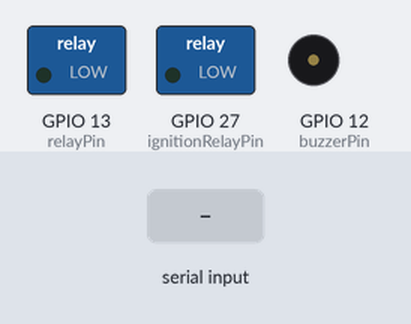
The sketch below on a simulated ESP32. On the bench: switched loads named in the sketch (green lamp = pin HIGH), buzzer (waves = sounding, pin HIGH). Inputs (shaded band) come from the test bench. WiFi joins after 1.5 s; servers stay silent unless stated; uploads are accepted with an empty reply; what the sketch prints to the serial monitor is not drawn.

Above: at 7.0 s.
7.1 s: "START\n" received over Serial
At 8.7 s:
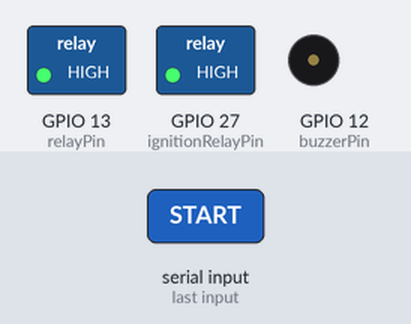
9.0 s: "STOP\n" received over Serial
At 10.5 s:
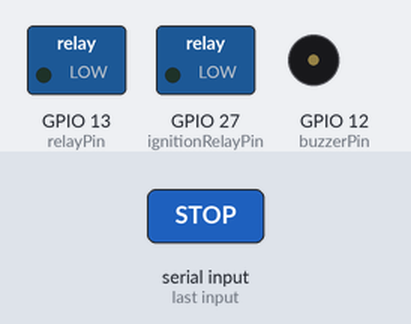
Timing chart, 0 to 12.0 s (numbered marks = the images above; inputs shaded):
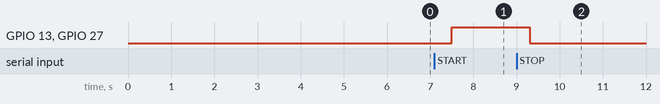

Measured:
- after the input at 7.1 s, GPIO 13 (relayPin), GPIO 27 (ignitionRelayPin): LOW → HIGH after 0.40 s
- after the input at 9.0 s, GPIO 13 (relayPin), GPIO 27 (ignitionRelayPin): HIGH → LOW after 0.31 s

The sketch:

QUICK_CONNECTION_FIX.ino
```cpp
// ═══════════════════════════════════════════════════════════════════════════
// VIGILERT QUICK CONNECTION FIX
// ═══════════════════════════════════════════════════════════════════════════
// ✅ Minimal code to restore motorcycle dashboard connection
// ✅ Based on your exact working configuration
// ✅ No safety features - just connection restoration
// ✅ Upload this first to verify connection, then upgrade to safety version
// ═══════════════════════════════════════════════════════════════════════════

#include <WiFi.h>
#include <HTTPClient.h>
#include <ArduinoJson.h>

// WiFi Configuration
const char* ssid = "DPWH";
const char* password = "12345678900";

// Firebase Configuration
const String firebaseHost = "https://vigilance-shield-default-rtdb.firebaseio.com";
const String userUID = "MnzBjTBslZNijOkq732PE91hHa23";

// Firebase Paths - EXACT SAME AS YOUR WORKING VERSION
const String devicePath = "/helmet_public/" + userUID + "/devices/motorcycle.json";
const String buttonPath = "/" + userUID + "/engineControl/startButton.json";

// Pin Assignments
const int relayPin = 13;
const int ignitionRelayPin = 27;
const int buzzerPin = 12;

// Core States
bool engineRunning = false;
bool engineAllowed = false;

// Timing
const unsigned long HEARTBEAT_INTERVAL = 500;
const unsigned long BUTTON_CHECK_INTERVAL = 200;
unsigned long lastHeartbeat = 0;
unsigned long lastButtonCheck = 0;

// HTTP client
HTTPClient http;

void setup() {
  Serial.begin(115200);
  delay(500);

  Serial.println("\n╔════════════════════════════════════════════════════════════╗");
  Serial.println("║           VIGILERT QUICK CONNECTION FIX                   ║");
  Serial.println("╠════════════════════════════════════════════════════════════╣");
  Serial.println("║ 🔗 Minimal code to restore dashboard connection           ║");
  Serial.println("║ ⚡ Based on your exact working configuration               ║");
  Serial.println("║ 🎯 Upload this first to verify connection works           ║");
  Serial.println("╚════════════════════════════════════════════════════════════╝\n");

  // Initialize pins
  pinMode(relayPin, OUTPUT);
  pinMode(ignitionRelayPin, OUTPUT);
  pinMode(buzzerPin, OUTPUT);

  // Initialize relays to BLOCK
  digitalWrite(relayPin, LOW);
  digitalWrite(ignitionRelayPin, LOW);

  engineRunning = false;
  engineAllowed = false;

  Serial.println("[SETUP] 🔒 Relays initialized to BLOCK");
  Serial.printf("[SETUP] Starter: GPIO %d = BLOCKED\n", relayPin);
  Serial.printf("[SETUP] Ignition: GPIO %d = BLOCKED\n", ignitionRelayPin);

  // Connect to WiFi
  connectToWiFi();

  if (WiFi.status() == WL_CONNECTED) {
    testFirebaseConnection();

    // Send immediate connection heartbeat
    for (int i = 0; i < 3; i++) {
      Serial.printf("Sending connection heartbeat %d/3...\n", i + 1);
      sendConnectionHeartbeat();
      delay(1000);
    }
  }

  Serial.println("\n🚀 QUICK CONNECTION FIX READY!");
  Serial.println("📋 Commands: START, STOP, STATUS, CONNECT");
  Serial.println("🖥️ Check dashboard - should show 'Motorcycle: Connected'\n");
}

void loop() {
  unsigned long currentTime = millis();

  // Check WiFi connection
  if (WiFi.status() != WL_CONNECTED) {
    Serial.println("⚠️ WiFi disconnected! Reconnecting...");
    connectToWiFi();
    return;
  }

  // Send heartbeat
  if (currentTime - lastHeartbeat >= HEARTBEAT_INTERVAL) {
    sendConnectionHeartbeat();
    lastHeartbeat = currentTime;
  }

  // Check dashboard button
  if (currentTime - lastButtonCheck >= BUTTON_CHECK_INTERVAL) {
    checkDashboardButton();
    lastButtonCheck = currentTime;
  }

  // Handle serial commands
  handleSerialCommands();

  yield();
}

void connectToWiFi() {
  Serial.println("[WIFI] Connecting to: " + String(ssid));
  WiFi.mode(WIFI_STA);
  WiFi.setAutoReconnect(true);
  WiFi.begin(ssid, password);

  int attempts = 0;
  while (WiFi.status() != WL_CONNECTED && attempts < 20) {
    delay(500);
    Serial.print(".");
    attempts++;
  }

  if (WiFi.status() == WL_CONNECTED) {
    Serial.println("\n[WIFI] ✅ Connected!");
    Serial.printf("[WIFI] IP: %s\n", WiFi.localIP().toString().c_str());
    Serial.printf("[WIFI] Signal: %d dBm\n", WiFi.RSSI());
  } else {
    Serial.println("\n[WIFI] ❌ Failed!");
  }
}

void testFirebaseConnection() {
  Serial.println("[FIREBASE] Testing connection...");

  http.begin(firebaseHost + devicePath);
  http.setTimeout(5000);

  int httpCode = http.GET();

  if (httpCode == 200 || httpCode == HTTP_CODE_OK) {
    Serial.println("[FIREBASE] ✅ Connection successful!");
  } else {
    Serial.printf("[FIREBASE] ⚠️ HTTP %d - %s\n", httpCode, http.errorToString(httpCode).c_str());
  }

  http.end();
}

void sendConnectionHeartbeat() {
  if (WiFi.status() != WL_CONNECTED) return;

  // Simple heartbeat - same structure as your working version
  StaticJsonDocument<400> doc;
  doc["status"] = "On";  // CRITICAL: Must be "On" for dashboard connection
  doc["lastHeartbeat"] = (uint64_t)(1700000000000ULL + millis());
  doc["timestamp"] = (uint64_t)(1700000000000ULL + millis());

  // Engine status
  doc["engineRunning"] = engineRunning;
  doc["engineAllowed"] = engineAllowed;
  doc["relayState"] = digitalRead(relayPin);
  doc["ignitionState"] = digitalRead(ignitionRelayPin);

  // System info
  doc["freeHeap"] = ESP.getFreeHeap();
  doc["wifiSignal"] = WiFi.RSSI();
  doc["uptime"] = millis();
  doc["ipAddress"] = WiFi.localIP().toString();

  // Connection info
  doc["connected"] = true;
  doc["deviceType"] = "motorcycle";
  doc["version"] = "quick_fix_v1.0";

  String payload;
  serializeJson(doc, payload);

  unsigned long startTime = millis();

  http.begin(firebaseHost + devicePath);
  http.addHeader("Content-Type", "application/json");
  http.setTimeout(3000);

  int httpCode = http.PUT(payload);
  unsigned long duration = millis() - startTime;

  if (httpCode == 200 || httpCode == HTTP_CODE_OK) {
    Serial.printf("[HEARTBEAT] ✅ %lums | Engine:%s | Connected:YES\n",
                  duration,
                  engineRunning ? "ON" : "OFF");
  } else {
    Serial.printf("[HEARTBEAT] ❌ HTTP %d (%lums)\n", httpCode, duration);
  }

  http.end();
}

void checkDashboardButton() {
  if (WiFi.status() != WL_CONNECTED) return;

  http.begin(firebaseHost + buttonPath);
  http.setTimeout(2000);

  int httpCode = http.GET();

  if (httpCode == 200 || httpCode == HTTP_CODE_OK) {
    String response = http.getString();
    bool buttonPressed = (response.indexOf("true") != -1);

    static bool lastButtonState = false;
    if (buttonPressed && !lastButtonState) {
      Serial.println("\n🖥️ DASHBOARD BUTTON PRESSED!");

      if (!engineRunning) {
        Serial.println("🚀 Starting engine via dashboard");
        startEngine();
      } else {
        Serial.println("🛑 Stopping engine via dashboard");
        stopEngine();
      }

      // Clear button
      http.end();
      http.begin(firebaseHost + buttonPath);
      http.addHeader("Content-Type", "application/json");
      http.setTimeout(2000);
      http.PUT("false");
      http.end();

      // Force immediate heartbeat
      sendConnectionHeartbeat();

      lastButtonState = true;
    } else if (!buttonPressed) {
      lastButtonState = false;
    }
  }

  http.end();
}

void startEngine() {
  Serial.println("\n✅ STARTING ENGINE");

  digitalWrite(ignitionRelayPin, HIGH);
  digitalWrite(relayPin, HIGH);

  engineRunning = true;
  engineAllowed = true;

  Serial.printf("✅ Starter Relay GPIO %d = ALLOW\n", relayPin);
  Serial.printf("✅ Ignition Relay GPIO %d = ALLOW\n", ignitionRelayPin);

  // Immediate heartbeat update
  sendConnectionHeartbeat();
}

void stopEngine() {
  Serial.println("\n🛑 STOPPING ENGINE");

  digitalWrite(ignitionRelayPin, LOW);
  digitalWrite(relayPin, LOW);

  engineRunning = false;
  engineAllowed = false;

  Serial.printf("🛑 Starter Relay GPIO %d = BLOCK\n", relayPin);
  Serial.printf("🛑 Ignition Relay GPIO %d = BLOCK\n", ignitionRelayPin);

  // Immediate heartbeat update
  sendConnectionHeartbeat();
}

void handleSerialCommands() {
  if (Serial.available()) {
    String cmd = Serial.readStringUntil('\n');
    cmd.trim();
    cmd.toUpperCase();

    if (cmd == "START") {
      startEngine();
    }
    else if (cmd == "STOP") {
      stopEngine();
    }
    else if (cmd == "STATUS") {
      printStatus();
    }
    else if (cmd == "CONNECT") {
      Serial.println("\n🔄 FORCING CONNECTION...");

      // Send multiple heartbeats
      for (int i = 0; i < 5; i++) {
        Serial.printf("Heartbeat %d/5...\n", i + 1);
        sendConnectionHeartbeat();
        delay(500);
      }

      Serial.println("✅ Connection attempt completed - check dashboard");
    }
  }
}

void printStatus() {
  Serial.println("\n━━━━━━━━━━━━━━━━━━━━━━━━━━━━━━━━━━━━━━━━━━━━━━━━━━━━━━━━━━━━━━━━━━━━━━━━━━━━━━━━━━━━━━━━━━━━━━━━━━━━");
  Serial.println("📊 VIGILERT QUICK CONNECTION FIX - STATUS");
  Serial.println("━━━━━━━━━━━━━━━━━━━━━━━━━━━━━━━━━━━━━━━━━━━━━━━━━━━━━━━━━━━━━━━━━━━━━━━━━━━━━━━━━━━━━━━━━━━━━━━━━━━━");

  // WiFi Status
  Serial.printf("📡 WiFi: %s\n", WiFi.status() == WL_CONNECTED ? "CONNECTED ✅" : "DISCONNECTED ❌");
  if (WiFi.status() == WL_CONNECTED) {
    Serial.printf("    IP: %s | Signal: %d dBm\n", WiFi.localIP().toString().c_str(), WiFi.RSSI());
  }

  // Engine Status
  Serial.println("\n🔒 ENGINE STATUS:");
  Serial.printf("Engine Running: %s\n", engineRunning ? "YES ✅" : "NO ❌");
  Serial.printf("Engine Allowed: %s\n", engineAllowed ? "YES ✅" : "NO ❌");
  Serial.printf("Starter Relay: GPIO %d = %s\n", relayPin, digitalRead(relayPin) ? "ALLOW" : "BLOCK");
  Serial.printf("Ignition Relay: GPIO %d = %s\n", ignitionRelayPin, digitalRead(ignitionRelayPin) ? "ALLOW" : "BLOCK");

  // Firebase Paths
  Serial.println("\n🔥 FIREBASE CONFIGURATION:");
  Serial.println("Host: " + firebaseHost);
  Serial.println("User UID: " + userUID);
  Serial.println("Device Path: " + devicePath);
  Serial.println("Button Path: " + buttonPath);

  // System Health
  Serial.println("\n💾 SYSTEM HEALTH:");
  Serial.printf("Free Heap: %d bytes\n", ESP.getFreeHeap());
  Serial.printf("Uptime: %lu minutes\n", millis() / 60000);

  Serial.println("━━━━━━━━━━━━━━━━━━━━━━━━━━━━━━━━━━━━━━━━━━━━━━━━━━━━━━━━━━━━━━━━━━━━━━━━━━━━━━━━━━━━━━━━━━━━━━━━━━━━");
  Serial.println("📋 COMMANDS: START, STOP, STATUS, CONNECT");
  Serial.println("🎯 PURPOSE: Restore dashboard connection, then upgrade to safety version");
  Serial.println("🖥️ CHECK: Dashboard should show 'Motorcycle: Connected'");
  Serial.println("━━━━━━━━━━━━━━━━━━━━━━━━━━━━━━━━━━━━━━━━━━━━━━━━━━━━━━━━━━━━━━━━━━━━━━━━━━━━━━━━━━━━━━━━━━━━━━━━━━━━");
}
```
